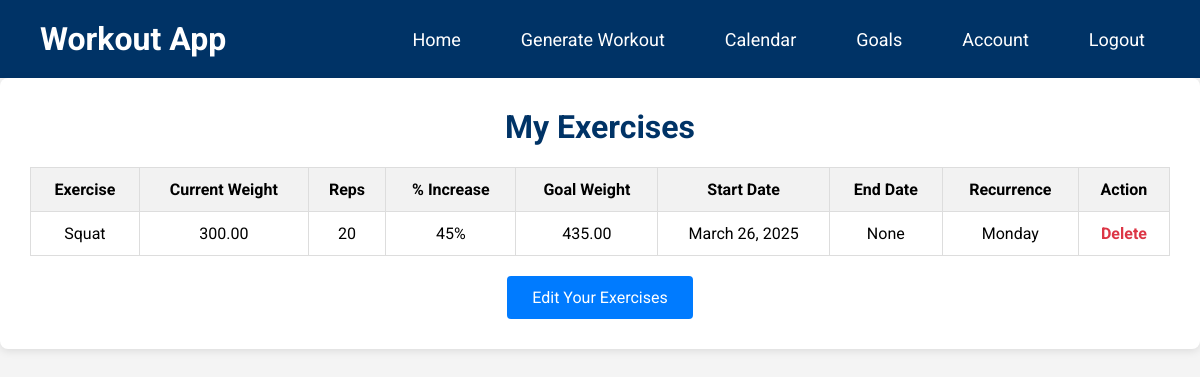
Before: /goals/my-exercises/ (signed in) with the older database file.
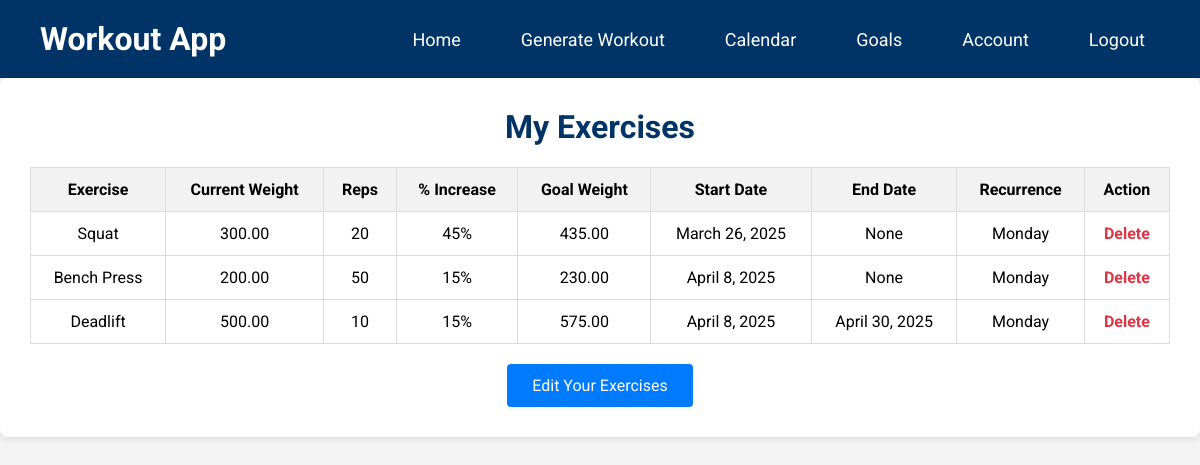
After: the same page with the newer database file.
### goals/models.py (models this page shows, shortened)
class UserExercise(models.Model):
    user = models.ForeignKey(settings.AUTH_USER_MODEL, on_delete=models.CASCADE)
    exercise = models.ForeignKey(Exercise, on_delete=models.CASCADE)
    current_weight = models.DecimalField(max_digits=6, decimal_places=2)
    reps = models.PositiveIntegerField()
    percent_increase = models.IntegerField(choices=PERCENT_CHOICES, default=0)
    start_date = models.DateField(default=now)  # When recurrence starts
    end_date = models.DateField(null=True, blank=True)  # Optional end date
    recurring_day = models.IntegerField(choices=RECURRENCE_CHOICES, default=0)  # Default to Monday
    @property
    def goal_weight(self):
        return self.current_weight * (Decimal('1') + Decimal(self.percent_increase) / Decimal('100'))

class Exercise(models.Model):
    name = models.CharField(max_length=100, unique=True)
    slug = models.SlugField(unique=True)

### goals/views.py (the view)
# urls.py: path('my-exercises/', my_exercises, name='my_exercises'),
@login_required
def my_exercises(request):
    user_exercises = UserExercise.objects.filter(user=request.user)
    return render(request, 'goals/my_exercises.html', {'exercises': user_exercises})

### home/context_processors.py (called while the page is built)
def base_url(request):
    return {
        'base_url': f"{request.scheme}://{request.get_host()}/proxy/8000/"
    }

### goals/templates/goals/my_exercises.html (shortened to what this page needs)
<!DOCTYPE html>
<html lang="en">
<head>
</head>
<body>
    <header>
        <a class="logo" href="{% url 'home' %}">Workout App</a>
        <nav>
          <ul>
            <li><a href="{% url 'home' %}">Home</a></li>
            {% if user.is_authenticated %}
              <li><a href="{{ base_url }}#generate">Generate Workout</a></li>
              <li><a href="{% url 'calendar' %}">Calendar</a></li>
              <li><a href="{% url 'goals:goals' %}">Goals</a></li>
              <li><a href="{% url 'user_data' %}">Account</a></li>
              <li><a href="{% url 'logout' %}">Logout</a></li>
            {% else %}
              <li><a href="{% url 'login' %}">Login</a></li>
            {% endif %}
          </ul>
        </nav>
    </header>
  <div class="container">
    <h1>My Exercises</h1>
    {% if exercises %}
      <table>
        <thead>
          <tr>
            <th>Exercise</th>
            <th>Current Weight</th>
            <th>Reps</th>
            <th>% Increase</th>
            <th>Goal Weight</th>
            <th>Start Date</th>
            <th>End Date</th>
            <th>Recurrence</th>
            <th>Action</th>
          </tr>
        </thead>
        <tbody>
          {% for entry in exercises %}
            <tr>
              <td>{{ entry.exercise.name }}</td>
              <td>{{ entry.current_weight }}</td>
              <td>{{ entry.reps }}</td>
              <td>{{ entry.percent_increase }}%</td>
              <td>{{ entry.goal_weight|floatformat:2 }}</td>
              <td>{{ entry.start_date }}</td>
              <td>{{ entry.end_date }}</td>
              <td>{{ entry.get_recurring_day_display }}</td>
              <td>
                <a class="action-link" href="{% url 'goals:delete_exercise' entry.pk %}">Delete</a>
              </td>
            </tr>
          {% endfor %}
        </tbody>
      </table>
    {% else %}
      <p style="text-align: center;">You have not selected any exercises yet.</p>
    {% endif %}
    <div class="button-container">
      <a class="nav-button" href="{% url 'goals:set_exercises' %}">Edit Your Exercises</a>
    </div>
  </div>
</body>
</html>

### goals/templates/goals/my_exercises.html (style rules this page uses)
* { box-sizing: border-box; }
body { margin: 0; font-family: 'Roboto', sans-serif; background-color: #f4f4f4; }
a { text-decoration: none; color: inherit; }
.container { max-width: 1500px; margin: 0 auto; background-color: #fff; border-radius: 8px; box-shadow: 0 2px 8px rgba(0,0,0,0.1); padding: 30px; }
h1 { text-align: center; color: #003366; margin-top: 0; }
table { width: 100%; border-collapse: collapse; margin-top: 20px; }
th, td { padding: 12px; border: 1px solid #ddd; text-align: center; }
th { background-color: #f2f2f2; }
.action-link { color: #dc3545; font-weight: 700; transition: color 0.3s; }
.nav-button { display: inline-block; font-size: 16px; color: #fff; background-color: #007BFF; padding: 12px 25px; border-radius: 4px; text-align: center; transition: background-color 0.3s; margin-top: 20px; }
.button-container { text-align: center; }
header { background-color: #003366; color: #fff; padding: 20px 40px; display: flex; justify-content: space-between; align-items: center; }
.logo { font-size: 32px; font-weight: 700; }
nav ul { list-style: none; display: flex; margin: 0; padding: 0; }
nav li { margin-left: 30px; }
nav a { color: #fff; font-size: 18px; padding: 10px 15px; border-radius: 4px; transition: background-color 0.3s, transform 0.3s; }

Changed rows visible on the page:
added UserExercise: exercise.name "Bench Press", current_weight "200.00", reps "50", percent_increase "15", goal_weight "230.00", start_date "April 8, 2025", end_date "None", recurring_day "Monday"
added UserExercise: exercise.name "Deadlift", current_weight "500.00", reps "10", percent_increase "15", goal_weight "575.00", start_date "April 8, 2025", end_date "April 30, 2025", recurring_day "Monday"
